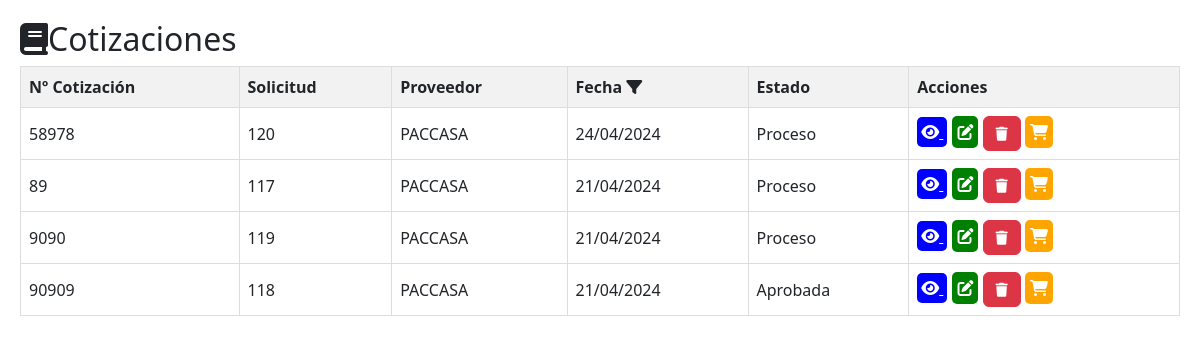
Screenshot of /cotizaciones/cotizaciones.php with the database file from the repository.
### tables this page shows
CREATE TABLE `tbl_cotizacion` (
  `ID_COTIZACION` int(11) NOT NULL AUTO_INCREMENT,
  `ID` int(11) DEFAULT NULL,
  `ID_PROVEEDOR` int(11) DEFAULT NULL,
  `NUMERO_COTIZACION` varchar(20) DEFAULT NULL,
  `DEPARTAMENTO` varchar(100) NOT NULL,
  `FECHA_COTIZACION` date DEFAULT NULL,
  `ESTADO` varchar(255) NOT NULL,
  `URL` varchar(255) NOT NULL,
  `FECHA_CREACION` timestamp NOT NULL DEFAULT current_timestamp(),
  `FECHA_MODIFICACION` timestamp NOT NULL DEFAULT current_timestamp() ON UPDATE current_timestamp(),
  `CREADO_POR` varchar(255) DEFAULT NULL,
  `MODIFICADO_POR` varchar(255) DEFAULT NULL,
  PRIMARY KEY (`ID_COTIZACION`),
  KEY `ID_PROVEEDOR` (`ID_PROVEEDOR`),
  KEY `tbl_solicitudes_tbl_cotizacion` (`ID`),
  CONSTRAINT `tbl_cotizacion_ibfk_1` FOREIGN KEY (`ID_PROVEEDOR`) REFERENCES `tbl_proveedores` (`ID_PROVEEDOR`)
);

CREATE TABLE `tbl_proveedores` (
  `ID_PROVEEDOR` int(11) NOT NULL AUTO_INCREMENT,
  `NOMBRE` varchar(100) DEFAULT NULL,
  `DIRECCION` varchar(200) DEFAULT NULL,
  `TELEFONO` varchar(20) DEFAULT NULL,
  `CORREO_ELECTRONICO` varchar(100) DEFAULT NULL,
  `FECHA_CREACION` timestamp NOT NULL DEFAULT current_timestamp(),
  `FECHA_MODIFICACION` timestamp NOT NULL DEFAULT current_timestamp() ON UPDATE current_timestamp(),
  `CREADO_POR` varchar(255) DEFAULT NULL,
  `MODIFICADO_POR` varchar(255) DEFAULT NULL,
  `id_empresa` int(11) DEFAULT NULL,
  `SERVICIO_PRESTADO` varchar(150) DEFAULT NULL,
  `RTN_EMPRESA` varchar(15) DEFAULT NULL,
  `ESTADO_PROVEEDOR` varchar(255) DEFAULT NULL,
  PRIMARY KEY (`ID_PROVEEDOR`)
);

### cotizaciones/cotizaciones.php (the view, shortened to what this page needs)
<!DOCTYPE html>
<html lang="es">
<head>
    <link rel="stylesheet" href="../css/estilos.css">
    <link href="https://cdn.jsdelivr.net/npm/bootstrap@5.3.0/dist/css/bootstrap.min.css" rel="stylesheet">
</head>
<body>
<?php
include('../conexion/conexion.php');
$headerContent = '
    <h2><i class="fas fa-book"></i>Cotizaciones</h2>
    <table class="solicitud-table">
        <tr>
            <th>Nº Cotización</th>
            <th>Solicitud</th>
            <th>Proveedor</th>
            <th>
                Fecha
                <i class="fas fa-filter filter-icon" onclick="toggleFechaFiltro()"></i>
                <input type="date" id="fecha_filtro" onchange="filtrarPorFecha()">
            </th>
            <th>Estado</th>
            <th>Acciones</th>
        </tr>
';
if (isset($_GET['fecha_filtro'])) {
    $fechaFiltro = date('Y-m-d', strtotime($_GET['fecha_filtro']));
    $sql = "SELECT DISTINCT c.NUMERO_COTIZACION, c.ID_COTIZACION, c.ID, c.ID_PROVEEDOR, p.NOMBRE as PROVEEDOR, c.FECHA_COTIZACION, c.ESTADO
            FROM tbl_cotizacion c
            INNER JOIN tbl_proveedores p ON c.ID_PROVEEDOR = p.ID_PROVEEDOR
            WHERE c.FECHA_COTIZACION = '$fechaFiltro'
            ORDER BY c.NUMERO_COTIZACION";
} else {
    $sql = "SELECT DISTINCT c.NUMERO_COTIZACION, c.ID_COTIZACION, c.ID, c.ID_PROVEEDOR, p.NOMBRE as PROVEEDOR, c.FECHA_COTIZACION, c.ESTADO
            FROM tbl_cotizacion c
            INNER JOIN tbl_proveedores p ON c.ID_PROVEEDOR = p.ID_PROVEEDOR
            ORDER BY c.NUMERO_COTIZACION";
}
$result = $conn->query($sql);
$rowsContent = '';
if ($result->num_rows > 0) {
    echo $headerContent;
    while ($row = $result->fetch_assoc()) {
        $rowsContent .= '<tr>';
        $rowsContent .= '<td>' . $row["NUMERO_COTIZACION"] . '</td>';
        $rowsContent .= '<td>' . $row["ID"] . '</td>';
        $rowsContent .= '<td>' . $row["PROVEEDOR"] . '</td>';
        $rowsContent .= '<td>' . date("d/m/Y", strtotime($row["FECHA_COTIZACION"])) . '</td>';
        $rowsContent .= '<td>' . $row["ESTADO"] . '</td>';
        $rowsContent .= '<td>
                           <a href="verCotizacion.php?id='. $row["ID_COTIZACION"] . '" style="background-color: blue; color: white; padding: 4px; border-radius: 5px; margin-right: 5px;">
                           <i class="fas fa-eye"></i>
                           </a>
                            <a href="editar_cotizacion.php?id=' . $row["ID_COTIZACION"] . '" style="background-color: green; color: white; padding: 5px; border-radius: 5px;"><i class="fas fa-edit"></i></a>
                            <button class="btn btn-danger" onclick="eliminarCotizacion(' . $row["ID_COTIZACION"] . ')" style="font-size: 14px;">
                              <i class="fas fa-trash"></i>
                            </button>
                            <a href="../cotizaciones/add_cotizaciones.php?id=' . $row["ID"] . '" style="background-color: orange; color: white; padding: 5px; border-radius: 5px;"><i class="fas fa-shopping-cart"></i></a>
                        </td>';
        $rowsContent .= '</tr>';
    }
    echo $rowsContent;
    echo '</table>';
} else {
    echo $headerContent;
    echo '<tr><td colspan="6">No se encontraron cotizaciones.</td></tr>';
    echo '</table>';
}
?>
</body>
</html>

### css/estilos.css (style rules this page uses)
body { font-family: Arial, sans-serif; margin: 0; padding: 20px; }
table { width: 100%; border-collapse: collapse; }
th, td { padding: 10px; text-align: left; border-bottom: 1px solid #ddd; }
th { background-color: #f2f2f2; }

### cotizaciones/cotizaciones.php (style rules this page uses)
.solicitud-table { border-collapse: collapse; width: 100%; }
.solicitud-table th, .solicitud-table td { border: 1px solid #ddd; padding: 8px; text-align: left; }
.filter-icon { cursor: pointer; }

### rows the page displays
tbl_cotizacion: NUMERO_COTIZACION "58978", ID "120", ID_PROVEEDOR.NOMBRE "PACCASA", FECHA_COTIZACION "24/04/2024", ESTADO "Proceso"
tbl_cotizacion: NUMERO_COTIZACION "89", ID "117", ID_PROVEEDOR.NOMBRE "PACCASA", FECHA_COTIZACION "21/04/2024", ESTADO "Proceso"
tbl_cotizacion: NUMERO_COTIZACION "9090", ID "119", ID_PROVEEDOR.NOMBRE "PACCASA", FECHA_COTIZACION "21/04/2024", ESTADO "Proceso"
tbl_cotizacion: NUMERO_COTIZACION "90909", ID "118", ID_PROVEEDOR.NOMBRE "PACCASA", FECHA_COTIZACION "21/04/2024", ESTADO "Aprobada"
